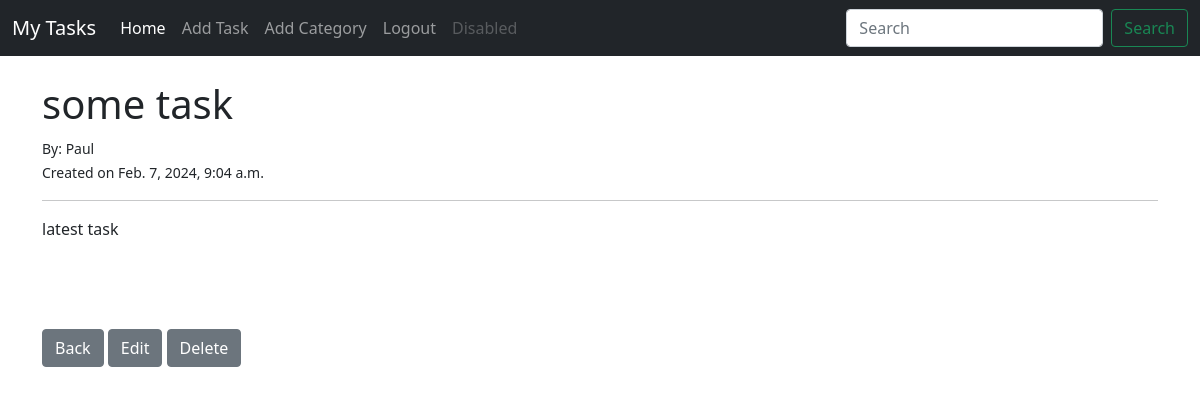
The app's page /task/23 (signed in), older data.
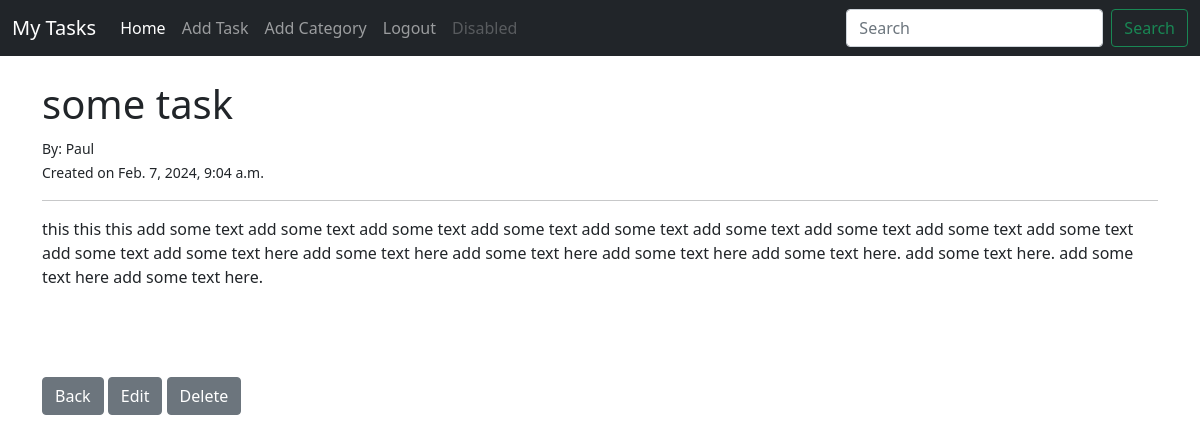
The same page, newer data.
### task/models.py (models this page shows, shortened)
class Task(models.Model):
    title = models.CharField(max_length=200)
    title_tag = models.CharField(max_length=200)
    author = models.ForeignKey(User, on_delete=models.CASCADE)
    short_description = models.TextField()
    date_created = models.DateTimeField(auto_now_add=True)
    priority = models.IntegerField(default=0)
    category = models.CharField(max_length=200, default='uncategorized')
    completed = models.BooleanField(default=False)

### task/views.py (the view)
# urls.py: path('task/<int:pk>', TaskDetailView.as_view(), name='task-detail'),
class TaskDetailView(DetailView):
    model = Task
    template_name = 'task/task_detail.html'

### task/templates/task/task_detail.html (shortened to what this page needs)
{% extends 'task/base.html' %}
{% block content %}
{% if user.is_authenticated %}
<h1>{{ task.title }}</h1>
<small>
    By: {{ task.author.first_name }}
    <br>
    Created on {{ task.date_created }}
</small>
<br>
<hr>
<p>
    {{ task.short_description }}
</p>
<br><br><br>
<a href="{% url 'home' %}" class="btn btn-secondary">Back</a>
<a href="{% url 'edit_task' task.pk %}" class="btn btn-secondary">Edit</a>
<a class="btn btn-secondary" href="{% url 'delete_task' task.pk %}">Delete</a>
{% endif %}
{% endblock %}

Row changes from the older to the newer data that the page shows:
changed Task "some task": short_description "latest task" → "this this this add some text add some text add some text add some text add some text add some text add some text add some text add some text add some text add some text here add some text here add some text here add some text here add some text here. add some text here. add some text here add some text here."
